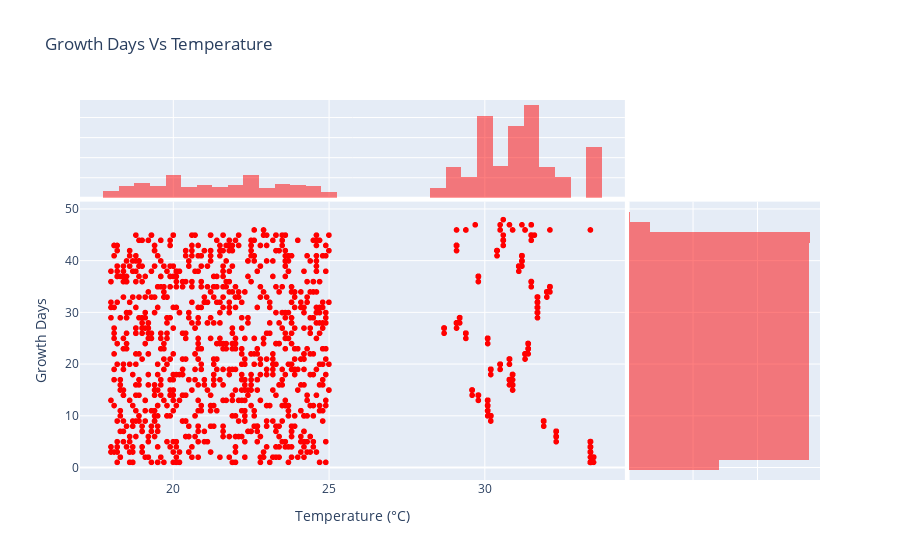

Notebook source saved alongside this figure:
### Markdown cell above
## Temperatura i dani rasta

### Code cell
fig = px.scatter(lettuce_df, x="Temperature (°C)", y="Growth Days", marginal_x="histogram", marginal_y="histogram",title="Growth Days Vs Temperature", color_discrete_sequence=["red"])
fig.show()

### Figure 1 — Plotly figure (JSON) as saved in the notebook; plotly's stock layout.template omitted (floating-point values rounded to 4 significant figures; data arrays with more than 128 entries replaced by an {"elided": "..."} marker saying what was removed)
{"data": [{"hovertemplate": "Temperature (°C)=%{x}<br>Growth Days=%{y}<extra></extra>", "legendgroup": "", "marker": {"color": "red", "symbol": "circle"}, "mode": "markers", "name": "", "showlegend": false, "type": "scattergl", "x": {"elided": "3169 float values"}, "xaxis": "x", "y": {"elided": "3169 int values"}, "yaxis": "y"}, {"alignmentgroup": "True", "bingroup": "x", "hovertemplate": "Temperature (°C)=%{x}<br>count=%{y}<extra></extra>", "legendgroup": "", "marker": {"color": "red"}, "name": "", "offsetgroup": "", "opacity": 0.5, "showlegend": false, "type": "histogram", "x": {"elided": "3169 float values"}, "xaxis": "x3", "yaxis": "y3"}, {"alignmentgroup": "True", "bingroup": "y", "hovertemplate": "Growth Days=%{y}<br>count=%{x}<extra></extra>", "legendgroup": "", "marker": {"color": "red"}, "name": "", "offsetgroup": "", "opacity": 0.5, "showlegend": false, "type": "histogram", "xaxis": "x2", "y": {"elided": "3169 int values"}, "yaxis": "y2"}], "layout": {"barmode": "overlay", "legend": {"tracegroupgap": 0}, "title": {"text": "Growth Days Vs Temperature"}, "xaxis": {"anchor": "y", "domain": [0, 0.7363], "title": {"text": "Temperature (°C)"}}, "xaxis2": {"anchor": "y2", "domain": [0.7413, 1], "matches": "x2", "showgrid": true, "showline": false, "showticklabels": false, "ticks": ""}, "xaxis3": {"anchor": "y3", "domain": [0, 0.7363], "matches": "x", "showgrid": true, "showticklabels": false}, "xaxis4": {"anchor": "y4", "domain": [0.7413, 1], "matches": "x2", "showgrid": true, "showline": false, "showticklabels": false, "ticks": ""}, "yaxis": {"anchor": "x", "domain": [0, 0.7326], "title": {"text": "Growth Days"}}, "yaxis2": {"anchor": "x2", "domain": [0, 0.7326], "matches": "y", "showgrid": true, "showticklabels": false}, "yaxis3": {"anchor": "x3", "domain": [0.7426, 1], "matches": "y3", "showgrid": true, "showline": false, "showticklabels": false, "ticks": ""}, "yaxis4": {"anchor": "x4", "domain": [0.7426, 1], "matches": "y3", "showgrid": true, "showline": false, "showticklabels": false, "ticks": ""}}}
